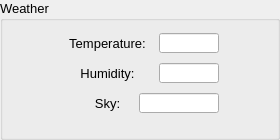
  <widget class="QGroupBox" name="groupBox_2">
   <property name="geometry">
    <rect>
     <x>369</x>
     <y>90</y>
     <width>280</width>
     <height>140</height>
    </rect>
   </property>
   <property name="font">
    <font>
     <pointsize>10</pointsize>
    </font>
   </property>
   <property name="title">
    <string>Weather</string>
   </property>
   <widget class="QLineEdit" name="tempBox">
    <property name="geometry">
     <rect>
      <x>159</x>
      <y>33</y>
      <width>60</width>
      <height>20</height>
     </rect>
    </property>
    <property name="text">
     <string/>
    </property>
    <property name="alignment">
     <set>Qt::AlignCenter</set>
    </property>
    <property name="readOnly">
     <bool>true</bool>
    </property>
   </widget>
   <widget class="QLabel" name="label_11">
    <property name="geometry">
     <rect>
      <x>57</x>
      <y>33</y>
      <width>101</width>
      <height>21</height>
     </rect>
    </property>
    <property name="text">
     <string>&lt;html&gt;&lt;head/&gt;&lt;body&gt;&lt;p align=&quot;center&quot;&gt;Temperature:&lt;/p&gt;&lt;/body&gt;&lt;/html&gt;</string>
    </property>
   </widget>
   <widget class="QLineEdit" name="humidityBox">
    <property name="geometry">
     <rect>
      <x>159</x>
      <y>63</y>
      <width>60</width>
      <height>20</height>
     </rect>
    </property>
    <property name="text">
     <string/>
    </property>
    <property name="alignment">
     <set>Qt::AlignCenter</set>
    </property>
    <property name="readOnly">
     <bool>true</bool>
    </property>
   </widget>
   <widget class="QLabel" name="label_15">
    <property name="geometry">
     <rect>
      <x>57</x>
      <y>63</y>
      <width>101</width>
      <height>21</height>
     </rect>
    </property>
    <property name="text">
     <string>&lt;html&gt;&lt;head/&gt;&lt;body&gt;&lt;p align=&quot;center&quot;&gt;Humidity:&lt;/p&gt;&lt;/body&gt;&lt;/html&gt;</string>
    </property>
   </widget>
   <widget class="QLineEdit" name="skyBox">
    <property name="geometry">
     <rect>
      <x>139</x>
      <y>93</y>
      <width>80</width>
      <height>20</height>
     </rect>
    </property>
    <property name="text">
     <string/>
    </property>
    <property name="alignment">
     <set>Qt::AlignCenter</set>
    </property>
    <property name="readOnly">
     <bool>true</bool>
    </property>
   </widget>
   <widget class="QLabel" name="label_26">
    <property name="geometry">
     <rect>
      <x>57</x>
      <y>93</y>
      <width>101</width>
      <height>21</height>
     </rect>
    </property>
    <property name="text">
     <string>&lt;html&gt;&lt;head/&gt;&lt;body&gt;&lt;p align=&quot;center&quot;&gt;Sky:&lt;/p&gt;&lt;/body&gt;&lt;/html&gt;</string>
    </property>
   </widget>
  </widget>
